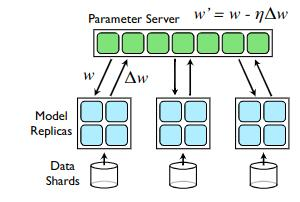
#> input picture Content/Parts/images/Downpour_SGD.jpg, 300 x 202 px
$ python delete_colors.py ../Content/Parts/images/Downpour_SGD.jpg
#> lines starting #> are read from the running program, lines starting #| are printed output that depends on the picture
#!/usr/bin/env python

import argparse
from pathlib import Path
from PIL import Image

def make_img_colorless(filepath: Path, destination: str):
    orig_image = Image.open(filepath)
#> orig_image is the input picture: PIL image 300x202 RGB; mean R, G, B 223.8, 232.9, 229.3
    width, height = orig_image.size
#> width = 300; height = 202
    orig_pixel_map = orig_image.load()

    new_image = Image.new(orig_image.mode, (width, height))
#> new_image: PIL image 300x202 RGB; every value is 0
    new_pixel_map = new_image.load()

    for x in range(width):
        for y in range(height):
            new_pixel_map[x, y] = orig_pixel_map[x, y]
            min_col = 180
            if new_pixel_map[x, y][0] > min_col or \
               new_pixel_map[x, y][1] > min_col or \
               new_pixel_map[x, y][2] > min_col:
                new_pixel_map[x, y] = (255, 255, 255)
            medium_color = sum(new_pixel_map[x, y]) // 3
            new_pixel_map[x, y] = (medium_color, medium_color, medium_color)

    if filepath.suffix == '.jpg':
        new_image = new_image.convert('RGB')
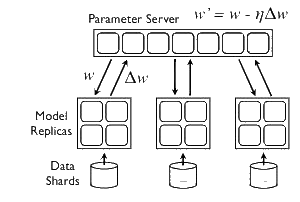
#> new_image: PIL image 300x202 RGB; min 0, max 255, mean 237.7
    new_image.save(destination)


def main(path_to_files: str):
    path = Path(path_to_files)
    if path.is_file():
        make_img_colorless(path, f'{path.parent}/{path.stem}_new{path.suffix}')
    elif path.is_dir():
        new_dir = Path(f'{path}_new')
        new_dir.mkdir(exist_ok=True)
        for file in path.iterdir():
            make_img_colorless(file, f'{new_dir}/{file.name}')


if __name__ == '__main__':
    parser = argparse.ArgumentParser(description='Delete light colors from images')
    parser.add_argument('path_to_files', metavar='P', type=str,
                        help='path to folder or single file')

    args = parser.parse_args()
    main(args.path_to_files)
